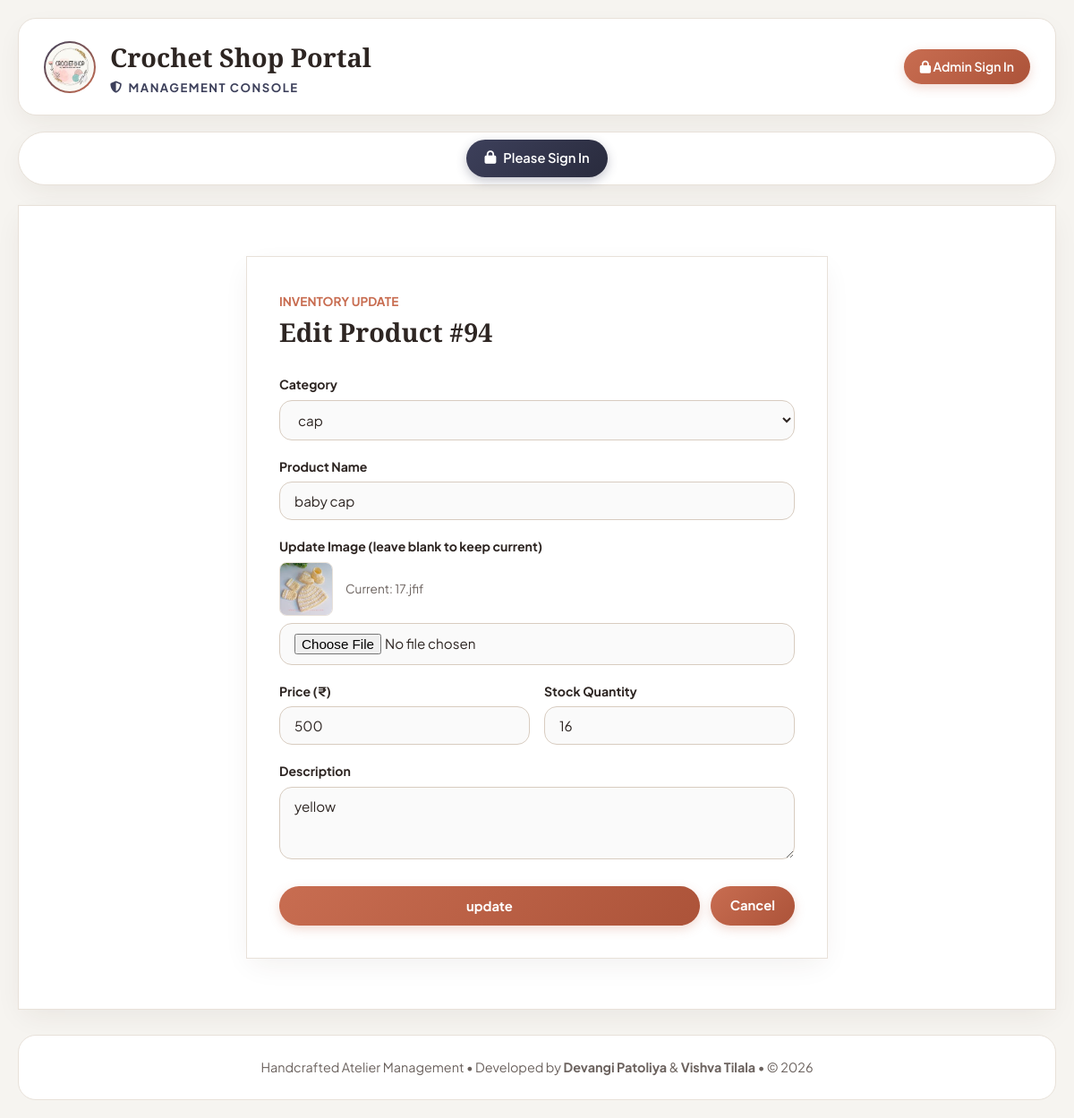
The app's page /admin/index.php?page=productedit&p_id=94 with its own data.
### tables this page shows
CREATE TABLE `product` (
  `p_id` int(10) NOT NULL AUTO_INCREMENT,
  `c_id` int(10) NOT NULL,
  `p_name` varchar(20) NOT NULL,
  `p_image` varchar(50) NOT NULL,
  `p_price` int(20) NOT NULL,
  `p_quantity` int(20) NOT NULL,
  `p_description` varchar(50) NOT NULL,
  PRIMARY KEY (`p_id`)
);

### admin/include/productedit.php (the view, shortened to what this page needs)
<?php
	$p_id = isset($_REQUEST['p_id']) ? intval($_REQUEST['p_id']) : 0;
	$fetch = "SELECT * FROM category";
	$res = mysql_query($fetch);
	$u1 = "SELECT * FROM product WHERE p_id = '$p_id'";
	$result = mysql_query($u1);
	if($result && $row = mysql_fetch_array($result)) {
		$selected_cid = $row['c_id'];
?>
<div style="max-width:650px; margin:20px auto; background:#FFFFFF; border-radius:var(--radius-xl); padding:36px; border:1px solid var(--border-light); box-shadow:var(--shadow-card);">
	<div style="text-align:left; margin-bottom:24px;">
		<span style="font-size:0.85rem; font-weight:700; color:var(--primary); text-transform:uppercase;">Inventory Update</span>
		<h2 style="font-family:var(--font-heading); font-size:1.8rem; color:var(--text-primary); margin:0;">
			Edit Product #<?php echo $p_id; ?>
		</h2>
	</div>
	<form action="action/productupdate.php" method="post" enctype="multipart/form-data">
		<div style="margin-bottom:18px;">
			<label style="display:block; font-size:0.88rem; font-weight:700; color:var(--text-primary); margin-bottom:6px;">Category</label>
			<select name="c_id" required>
				<?php
					if($res) {
						while($catRow = mysql_fetch_array($res)) {
							$sel = ($catRow['c_id'] == $selected_cid) ? "selected" : "";
							echo "<option value='".$catRow['c_id']."' $sel>".htmlspecialchars($catRow['c_name'])."</option>";
						}
					}
				?>
			</select>
		</div>
		<div style="margin-bottom:18px;">
			<label style="display:block; font-size:0.88rem; font-weight:700; color:var(--text-primary); margin-bottom:6px;">Product Name</label>
			<input type="text" name="p_name" value="<?php echo htmlspecialchars($row['p_name']); ?>" required>
		</div>
		<div style="margin-bottom:18px;">
			<label style="display:block; font-size:0.88rem; font-weight:700; color:var(--text-primary); margin-bottom:6px;">Update Image (leave blank to keep current)</label>
			<div style="display:flex; align-items:center; gap:14px; margin-bottom:8px;">
				<img src="../uploadfile/<?php echo $row['p_image']; ?>" alt="Current Image" style="width:60px; height:60px; border-radius:var(--radius-sm); object-fit:cover; border:1px solid var(--border-light);" onerror="this.onerror=null; this.src='../user/upload/28.png';">
				<span style="font-size:0.85rem; color:var(--text-secondary);">Current: <?php echo htmlspecialchars($row['p_image']); ?></span>
			</div>
			<input type="file" name="uploadfile">
		</div>
		<div style="display:grid; grid-template-columns:1fr 1fr; gap:16px; margin-bottom:18px;">
			<div>
				<label style="display:block; font-size:0.88rem; font-weight:700; color:var(--text-primary); margin-bottom:6px;">Price (₹)</label>
				<input type="text" name="p_price" value="<?php echo $row['p_price']; ?>" required>
			</div>
			<div>
				<label style="display:block; font-size:0.88rem; font-weight:700; color:var(--text-primary); margin-bottom:6px;">Stock Quantity</label>
				<input type="text" name="p_quantity" value="<?php echo $row['p_quantity']; ?>" required>
			</div>
		</div>
		<div style="margin-bottom:24px;">
			<label style="display:block; font-size:0.88rem; font-weight:700; color:var(--text-primary); margin-bottom:6px;">Description</label>
			<textarea name="p_description" rows="3" required><?php echo htmlspecialchars($row['p_description']); ?></textarea>
		</div>
		<div style="display:flex; gap:12px;">
			<input type="submit" value="update" class="btn" style="flex:1;">
			<a href="index.php?page=viewproduct" class="btn btn-secondary">Cancel</a>
		</div>
	</form>
</div>
<?php
	} else {
		echo "<div style='text-align:center; padding:40px;'>Product not found. <a href='index.php?page=viewproduct' class='btn'>Back</a></div>";
	}
?>

### admin/css/css.css (style rules this page uses)
:root { --primary: #C86D51; --primary-dark: #AC5339; --primary-light: #F7EAE5; --primary-glow: rgba(200, 109, 81, 0.25); --secondary: #5B8266; --secondary-dark: #466750; --secondary-light: #EBF2ED; --admin-accent: #3D405B; --accent-gold: #DDA15E; --bg-page: #F6F4F0; --bg-surface: #FFFFFF; --bg-subtle: #EFEBE5; --text-primary: #2D2522; --text-secondary: #6B625E; --text-muted: #9C938E; --border-light: #E8E1D9; --border-stitch: #D8CCC0; --font-heading: 'Playfair Display', Georgia, serif; --font-body: 'Plus Jakarta Sans', -apple-system, BlinkMacSystemFont, "Segoe UI", Roboto, sans-serif; --radius-sm: 8px; --radius-md: 14px; --radius-lg: 20px; --radius-full: 9999px; --shadow-subtle: 0 4px 14px rgba(60, 40, 30, 0.05); --shadow-card: 0 10px 30px -6px rgba(60, 40, 30, 0.08); --shadow-hover: 0 16px 36px -6px rgba(200, 109, 81, 0.16); --transition: all 0.3s cubic-bezier(0.25, 0.8, 0.25, 1); }
*, *::before, *::after { box-sizing: border-box; margin: 0; padding: 0; }
body { font-family: var(--font-body); color: var(--text-primary); background-color: var(--bg-page); line-height: 1.6; min-height: 100vh; padding: 20px; }
a { color: var(--primary); text-decoration: none; transition: var(--transition); }
input[type="text"], input[type="password"], input[type="file"], textarea, select { width: 100%; padding: 11px 16px; border-radius: var(--radius-md); border: 1.5px solid var(--border-stitch); background-color: #FAFAFA; font-family: var(--font-body); font-size: 0.95rem; color: var(--text-primary); transition: var(--transition); outline: none; box-sizing: border-box; }
.btn, button, input[type="submit"], .button { display: inline-flex; align-items: center; justify-content: center; gap: 8px; background: linear-gradient(135deg, var(--primary) 0%, var(--primary-dark) 100%); color: #FFFFFF !important; padding: 10px 22px; border-radius: var(--radius-full); border: none; font-family: var(--font-body); font-size: 0.92rem; font-weight: 700; cursor: pointer; box-shadow: 0 4px 12px var(--primary-glow); transition: var(--transition); text-decoration: none !important; }

### records on screen
product: p_name "baby cap", p_image (picture), p_image "17.jfif", p_price "500", p_quantity "16", p_description "yellow"

### other values on screen
$p_id "94"
form field c_id "cap"
